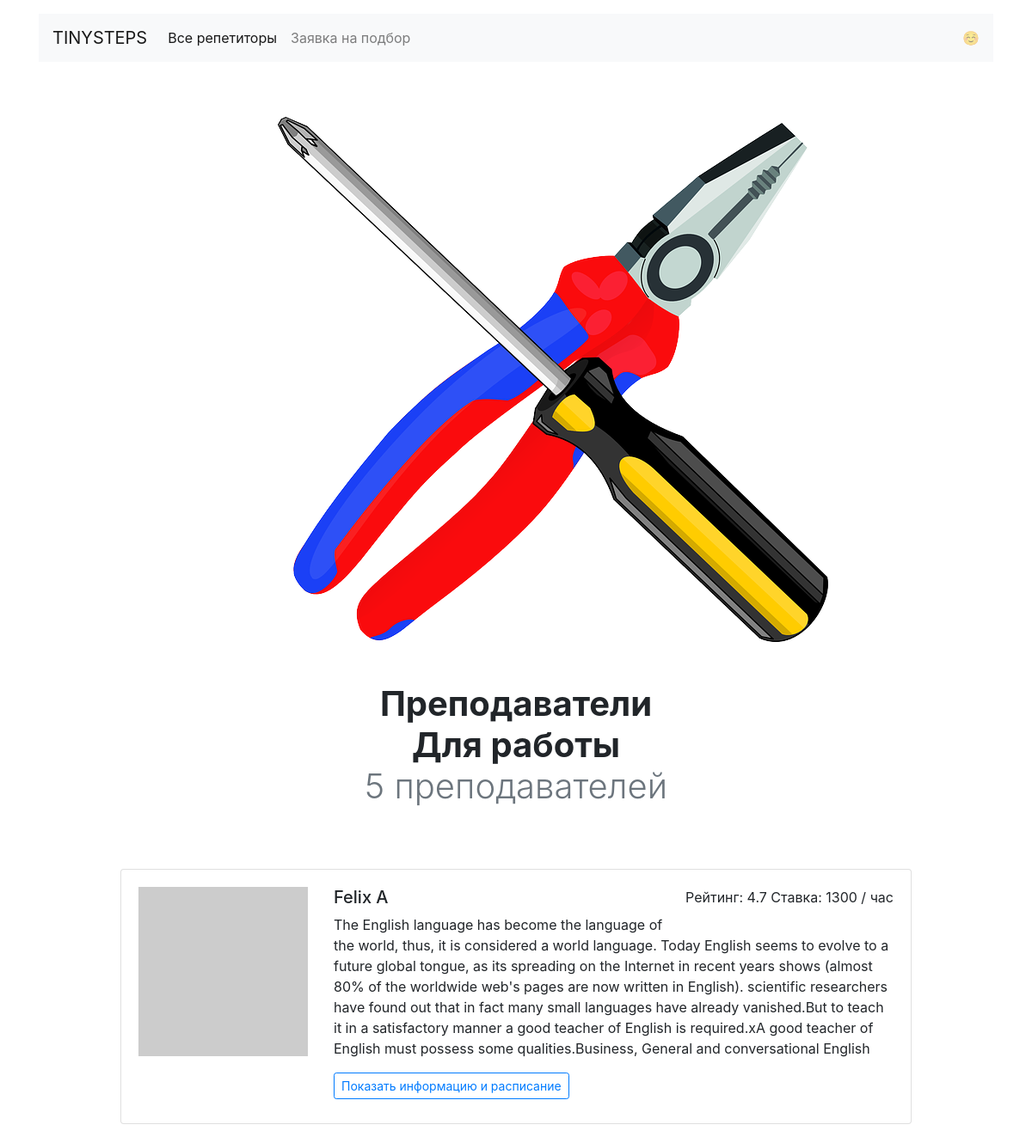
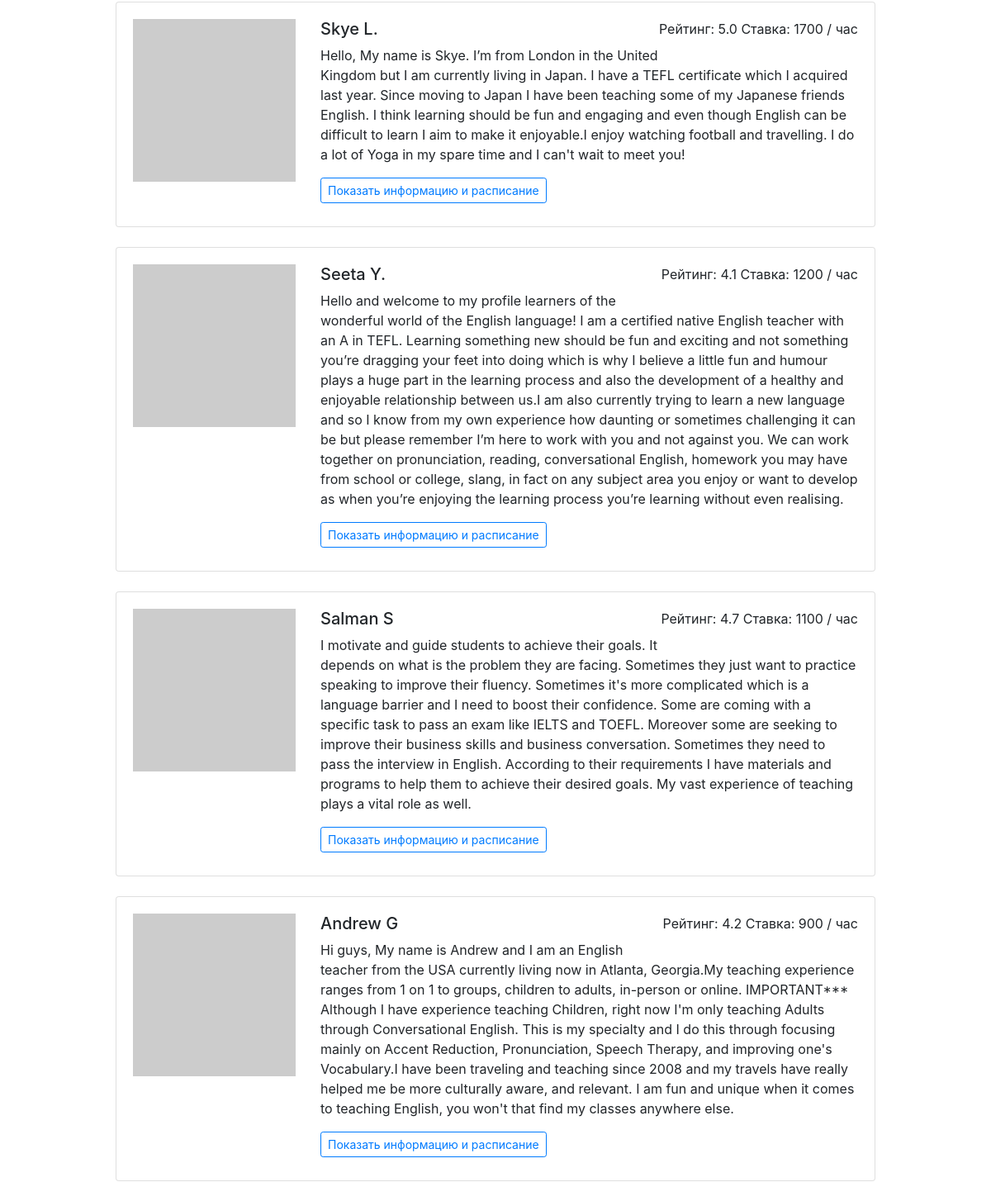
The app's page /goals/work/ with its own data (2 pictures, top to bottom).
### models.py (models this page shows, shortened)
class Goal(db.Model):
    __tablename__ = "goals"
    goal_id = db.Column("goal_id", db.Integer, primary_key=True)
    title = db.Column("title", db.String(15))
    title_rus = db.Column('title_rus', db.String(15))
    favicon = db.Column('favicon', db.String(1))
    image_location = db.Column("image_location", db.String(30))
    teachers = db.relationship("Teacher",
                               secondary="teacher_goal",
                               back_populates="goals")
    lesson_requests = db.relationship("RequestLesson", back_populates="goal")

class Teacher(db.Model):
    __tablename__ = "teachers"
    teacher_id = db.Column(db.Integer, primary_key=True)
    name = db.Column(db.String(30), nullable=False)
    picture = db.Column(db.String)
    rating = db.Column(db.Numeric)
    price = db.Column(db.Integer, nullable=False)
    about = db.Column(db.Text)
    shedule = db.Column(db.String, default=shedule, nullable=False)
    goals = db.relationship("Goal",
                            secondary="teacher_goal",
                            back_populates="teachers")
    bookings = db.relationship("Booking", back_populates="teacher")
    @hybrid_property
    def short_rating(self):
        return str(self.rating)[:3]

### blupr_teachers.py (the view)
@blp.route("/goals/<goal>/")
def goal_view(goal):
    goal = Goal.query.filter_by(title=goal).one()
    return render_template("goal.html", goal=goal,
                           teachers=goal.teachers)

### templates/goal.html
{% extends 'base.html' %}
{%  from 'macros.html' import cards  %}
{% block body %}
  <main class="container mt-3">
    <h1 class="h1 text-center w-50 mx-auto mt-1 py-5 mb-4">
      <img src ="{{ url_for('static', filename =  goal.image_location) }}">
      <strong><br/>Преподаватели <br/>{{ goal.title_rus }}</strong>
      <br/><span class="font-weight-light text-muted">{{ teachers | length }} преподавателей</span>
    </h1>
      {{ cards( teachers) }}
  </main>
{% endblock %}

### templates/macros.html (shortened to what this page needs)
{% macro cards(teachers) -%}
    <div class="row">
      <div class="col-12 col-lg-10 offset-lg-1 m-auto">
        {% for teacher in teachers %}
          <div class="card mb-4">
            <div class="card-body">
              <div class="row">
                <div class="col-3"><img src="{{ teacher.picture }}" class="img-fluid" alt=""></div>
                <div class="col-9">
                  <p class="float-right">Рейтинг: {{ teacher.short_rating }} Ставка: {{ teacher.price }} / час</p>
                  <h2 class="h5">{{ teacher.name }}</h2>
                  <p>{{ teacher.about }}</p>
                  <a href="/profiles/{{ teacher.teacher_id }}/" class="btn btn-outline-primary btn-sm mb-2">Показать информацию и расписание</a>
                </div>
              </div>
            </div>
          </div>
        {% endfor %}
      </div>
    </div>
{%- endmacro %}

### records on screen
Goal: image_location (picture), title_rus "Для работы"
Teacher: short_rating "4.7", price "1300", name "Felix A", about "The English language has become the language of the world, thus, it is considered a world language. Today English seems to evolve to a future global tongue, as its spreading on the Internet in recent years shows (almost 80% of the worldwide web's pages are now written in English). scientific researchers have found out that in fact many small languages have already vanished.But to teach it in a satisfactory manner a good teacher of English is required.xA good teacher of English must possess some qualities.Business, General and conversational English"
Teacher: short_rating "5.0", price "1700", name "Skye L.", about "Hello, My name is Skye. I’m from London in the United Kingdom but I am currently living in Japan. I have a TEFL certificate which I acquired last year. Since moving to Japan I have been teaching some of my Japanese friends English. I think learning should be fun and engaging and even though English can be difficult to learn I aim to make it enjoyable.I enjoy watching football and travelling. I do a lot of Yoga in my spare time and I can't wait to meet you!"
Teacher: short_rating "4.1", price "1200", name "Seeta Y.", about "Hello and welcome to my profile learners of the wonderful world of the English language! I am a certified native English teacher with an A in TEFL. Learning something new should be fun and exciting and not something you’re dragging your feet into doing which is why I believe a little fun and humour plays a huge part in the learning process and also the development of a healthy and enjoyable relationship between us.I am also currently trying to learn a new language and so I know from my own experience how daunting or sometimes challenging it can be but please remember I’m here to work with you and not against you. We can work together on pronunciation, reading, conversational English,…"
Teacher: short_rating "4.7", price "1100", name "Salman S", about "I motivate and guide students to achieve their goals. It depends on what is the problem they are facing. Sometimes they just want to practice speaking to improve their fluency. Sometimes it's more complicated which is a language barrier and I need to boost their confidence. Some are coming with a specific task to pass an exam like IELTS and TOEFL. Moreover some are seeking to improve their business skills and business conversation. Sometimes they need to pass the interview in English. According to their requirements I have materials and programs to help them to achieve their desired goals. My vast experience of teaching plays a vital role as well."
Teacher: short_rating "4.2", price "900", name "Andrew G", about "Hi guys, My name is Andrew and I am an English teacher from the USA currently living now in Atlanta, Georgia.My teaching experience ranges from 1 on 1 to groups, children to adults, in-person or online. IMPORTANT*** Although I have experience teaching Children, right now I'm only teaching Adults through Conversational English. This is my specialty and I do this through focusing mainly on Accent Reduction, Pronunciation, Speech Therapy, and improving one's Vocabulary.I have been traveling and teaching since 2008 and my travels have really helped me be more culturally aware, and relevant. I am fun and unique when it comes to teaching English, you won't that find my classes anywhere else."

### other values on screen
{{ teachers | length }} "5"
